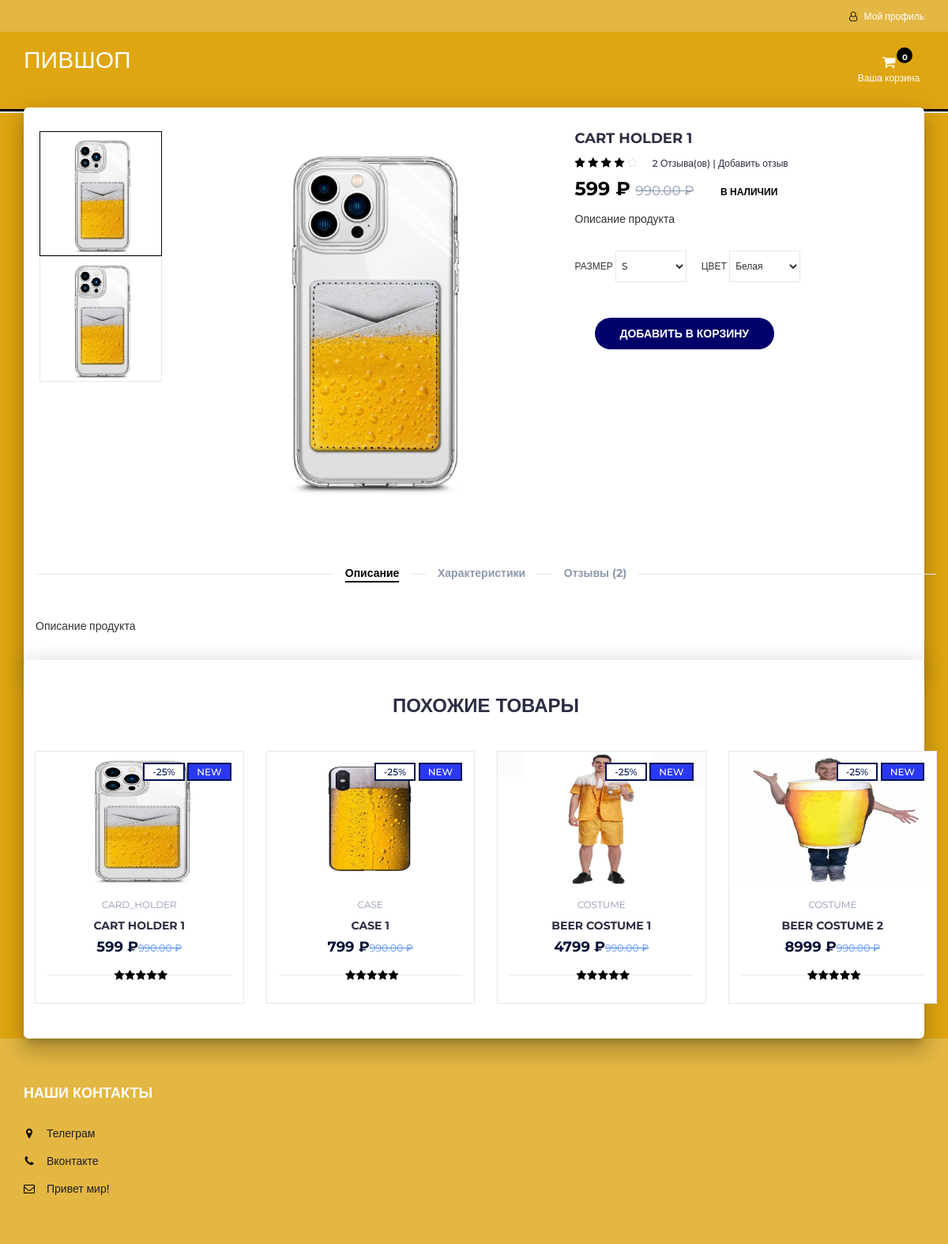
Page /product.php?p=1 on the committed database.
### tables this page shows
CREATE TABLE `products` (
  `product_id` int(100) NOT NULL,
  `product_cat` int(100) NOT NULL,
  `product_brand` int(100) NOT NULL,
  `product_title` varchar(255) NOT NULL,
  `product_price` int(100) NOT NULL,
  `product_desc` text NOT NULL,
  `product_image` text NOT NULL,
  `product_keywords` text NOT NULL
);

CREATE TABLE `categories` (
  `cat_id` int(100) NOT NULL,
  `cat_title` text NOT NULL
);

### product.php (the view, shortened to what this page needs)
<?php
include "header.php";
?>
<div class="section main main-raised">
	<div class="container">
		<div class="row">
			<?php
			include 'db.php';
			$product_id = $_GET['p'];
			$sql = " SELECT * FROM products WHERE product_id = $product_id";
			$result = mysqli_query($con, $sql);
			if (mysqli_num_rows($result) > 0) {
				while ($row = mysqli_fetch_assoc($result)) {
					echo '
                                <div class="col-md-5 col-md-push-2">
                                <div id="product-main-img">
                                    <div class="product-preview">
                                        <img src="product_images/' . $row['product_image'] . '" alt="">
                                    </div>
                                    <div class="product-preview">
                                        <img src="product_images/' . $row['product_image'] . '" alt="">
                                    </div>
                                    <div class="product-preview">
                                        <img src="product_images/' . $row['product_image'] . '" alt="">
                                    </div>
                                    <div class="product-preview">
                                        <img src="product_images/' . $row['product_image'] . '" alt="">
                                    </div>
                                </div>
                            </div>
                                <div class="col-md-2  col-md-pull-5">
                                <div id="product-imgs">
                                    <div class="product-preview">
                                        <img src="product_images/' . $row['product_image'] . '" alt="">
                                    </div>
                                    <div class="product-preview">
                                        <img src="product_images/' . $row['product_image'] . '" alt="">
                                    </div>
                                </div>
                            </div>
									';
			?>
			<?php
					echo '
                    <div class="col-md-5">
						<div class="product-details">
							<h2 class="product-name">' . $row['product_title'] . '</h2>
							<div>
								<div class="product-rating">
									<i class="fa fa-star"></i>
									<i class="fa fa-star"></i>
									<i class="fa fa-star"></i>
									<i class="fa fa-star"></i>
									<i class="fa fa-star-o"></i>
								</div>
								<a class="review-link" href="#review-form">2 Отзыва(ов) | Добавить отзыв</a>
							</div>
							<div>
								<h3 class="product-price"> ' . $row['product_price'] . '  ₽ <del class="product-old-price">990.00  ₽</del></h3>
								<span class="product-available">В наличии</span>
							</div>
							<p>Описание продукта</p>
							<div class="product-options">
								<label>
									Размер
									<select class="input-select">
										<option value="0">S</option>
									</select>
								</label>
								<label>
									Цвет
									<select class="input-select">
										<option value="0">Белая</option>
									</select>
								</label>
							</div>
							<div class="add-to-cart">
								<div class="btn-group" style="margin-left: 25px; margin-top: 15px">
								<button class="add-to-cart-btn" pid="' . $row['product_id'] . '"  id="product" ><i class="fa fa-shopping-cart"></i>Добавить в корзину</button>
                                </div>
							</div>
						</div>
					</div>
					<div class="col-md-12">
						<div id="product-tab">
							<ul class="tab-nav">
								<li class="active"><a data-toggle="tab" href="#tab1">Описание</a></li>
								<li><a data-toggle="tab" href="#tab2">Характеристики</a></li>
								<li><a data-toggle="tab" href="#tab3">Отзывы (2)</a></li>
							</ul>
							<div class="tab-content">
								<div id="tab1" class="tab-pane fade in active">
									<div class="row">
										<div class="col-md-12">
											<p>Описание продукта</p>
										</div>
									</div>
								</div>
							</div>
						</div>
					</div>
				</div>
			</div>
		</div>
		<div class="section main main-raised">
			<div class="container">
				<div class="row">
					<div class="col-md-12">
						<div class="section-title text-center">
							<h3 class="title">Похожие товары</h3>
						</div>
					</div>
                    ';
				}
			}
			?>
			<?php
			include 'db.php';
			$product_id = $_GET['p'];
			$product_query = "SELECT * FROM products,categories WHERE product_cat=cat_id AND product_id BETWEEN $product_id AND $product_id+3";
			$run_query = mysqli_query($con, $product_query);
			if (mysqli_num_rows($run_query) > 0) {
				while ($row = mysqli_fetch_array($run_query)) {
					$pro_id    = $row['product_id'];
					$pro_title = $row['product_title'];
					$pro_price = $row['product_price'];
					$pro_image = $row['product_image'];
					$cat_name = $row["cat_title"];
					echo "
                                <div class='col-md-3 col-xs-6'>
								<a href='product.php?p=$pro_id'><div class='product'>
									<div class='product-img'>
										<img src='product_images/$pro_image' style='max-height: 170px;' alt=''>
										<div class='product-label'>
											<span class='sale'>-25%</span>
											<span class='new'>NEW</span>
										</div>
									</div></a>
									<div class='product-body'>
										<p class='product-category'>$cat_name</p>
										<h3 class='product-name header-cart-item-name'><a href='product.php?p=$pro_id'>$pro_title</a></h3>
										<h4 class='product-price header-cart-item-info'>$pro_price   ₽<del class='product-old-price'>990.00  ₽</del></h4>
										<div class='product-rating'>
											<i class='fa fa-star'></i>
											<i class='fa fa-star'></i>
											<i class='fa fa-star'></i>
											<i class='fa fa-star'></i>
											<i class='fa fa-star'></i>
										</div>
									</div>
									<div class='add-to-cart'>
										<button pid='$pro_id' id='product' class='add-to-cart-btn block2-btn-towishlist' href='#'><i class='fa fa-shopping-cart'></i> add to cart</button>
									</div>
								</div>
                                </div>
			";
				};
			}
			?>
<?php
include "footer.php";
?>

### rows in the picture
products: product_image (picture), product_title "CART HOLDER 1", product_price "599", categories.cat_title "CARD_HOLDER"
products: product_image (picture), categories.cat_title "CASE", product_title "CASE 1", product_price "799"
products: product_image (picture), categories.cat_title "COSTUME", product_title "BEER COSTUME 1", product_price "4799"
products: product_image (picture), categories.cat_title "COSTUME", product_title "BEER COSTUME 2", product_price "8999"
